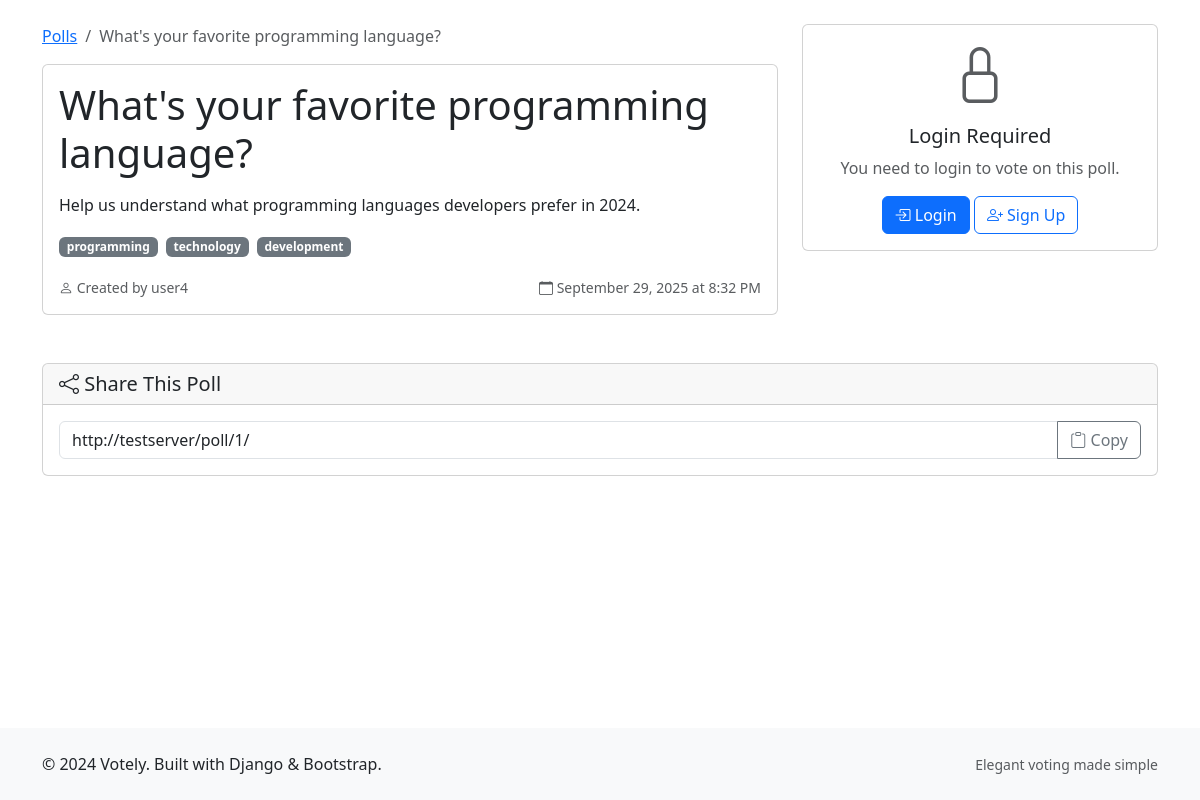
/poll/1/, run on the app's committed database.
### polls/models.py (models this page shows, shortened)
class Poll(models.Model):
    title = models.CharField(max_length=200)
    description = models.TextField()
    created_at = models.DateTimeField(auto_now_add=True)
    updated_at = models.DateTimeField(auto_now=True)
    created_by = models.ForeignKey(User, on_delete=models.CASCADE, related_name='polls')
    is_active = models.BooleanField(default=True)
    tags = TaggableManager(blank=True)
    objects = models.Manager()
    class Meta:
        ordering = ['-created_at']
    @property
    def total_votes(self):
        return sum(choice.vote_count for choice in self.choices.all())
    def get_results(self):
        total = self.total_votes
        results = []
        for choice in self.choices.all():
            count = choice.vote_count
            percentage = (count / total * 100) if total > 0 else 0
            results.append({
                'choice': choice,
                'count': count,
                'percentage': round(percentage, 1)
            })
        return results

### polls/views.py (the view)
# urls.py: path('poll/<int:pk>/', views.PollDetailView.as_view(), name='detail'),
class PollDetailView(DetailView):
    model = Poll
    template_name = 'polls/poll_detail.html'
    context_object_name = 'poll'
    def get_queryset(self):
        return Poll.objects.filter(is_active=True).prefetch_related('choices')
    def get_context_data(self, **kwargs):
        context = super().get_context_data(**kwargs)
        poll = self.object
        if self.request.user.is_authenticated:
            context['vote_form'] = VoteForm(poll=poll, user=self.request.user)
            context['user_vote'] = poll.user_vote(self.request.user)
        context['results'] = poll.get_results()
        return context

### polls/voting.py (called while the page is built)
    def for_object(self, obj):
        content_type = ContentType.objects.get_for_model(obj)
        return self.filter(content_type=content_type, object_id=obj.pk)

    @property
    def vote_count(self):
        return Vote.objects.for_object(self).count()

### templates/polls/poll_detail.html (shortened to what this page needs)
{% extends 'base.html' %}
{% load component_tags %}
{% block content %}
<div class="row" data-poll-id="{{ poll.pk }}">
    <div class="col-lg-8">
        <nav aria-label="breadcrumb">
            <ol class="breadcrumb">
                <li class="breadcrumb-item"><a href="{% url 'polls:list' %}">Polls</a></li>
                <li class="breadcrumb-item active">{{ poll.title|truncatechars:50 }}</li>
            </ol>
        </nav>
        <div class="card">
            <div class="card-body">
                <h1 class="card-title">{{ poll.title }}</h1>
                <p class="card-text">{{ poll.description|linebreaks }}</p>
                {% if poll.tags.all %}
                <div class="tag-list mb-3">
                    {% for tag in poll.tags.all %}
                        <a href="{% url 'polls:list' %}?tags={{ tag.name }}" class="badge bg-secondary text-decoration-none">
                            {{ tag.name }}
                        </a>
                    {% endfor %}
                </div>
                {% endif %}
                <div class="d-flex justify-content-between align-items-center text-muted">
                    <small>
                        <i class="bi bi-person"></i> Created by {{ poll.created_by.username }}
                    </small>
                    <small>
                        <i class="bi bi-calendar"></i> {{ poll.created_at|date:"F d, Y \a\\t g:i A" }}
                    </small>
                </div>
            </div>
        </div>
    </div>
    <div class="col-lg-4">
        {% if user.is_authenticated %}
            {% component "vote_form" form=vote_form poll=poll user_vote=user_vote / %}
        {% else %}
            <div class="card">
                <div class="card-body text-center">
                    <i class="bi bi-lock display-4 text-muted"></i>
                    <h5 class="mt-3">Login Required</h5>
                    <p class="text-muted">You need to login to vote on this poll.</p>
                    <a href="{% url 'account_login' %}?next={{ request.get_full_path }}" class="btn btn-primary">
                        <i class="bi bi-box-arrow-in-right"></i> Login
                    </a>
                    <a href="{% url 'account_signup' %}" class="btn btn-outline-primary">
                        <i class="bi bi-person-plus"></i> Sign Up
                    </a>
                </div>
            </div>
        {% endif %}
    </div>
</div>
<div class="row mt-4">
    <div class="col-12">
        <div class="card">
            <div class="card-header">
                <h5 class="mb-0"><i class="bi bi-share"></i> Share This Poll</h5>
            </div>
            <div class="card-body">
                <div class="input-group">
                    <input type="text" class="form-control"
                           value="{{ request.build_absolute_uri }}"
                           id="share-url" readonly>
                    <button class="btn btn-outline-secondary"
                            onclick="copyToClipboard()"
                            id="copy-btn">
                        <i class="bi bi-clipboard"></i> Copy
                    </button>
                </div>
            </div>
        </div>
    </div>
</div>
{% endblock %}

### templates/base.html (shortened to what this page needs)
{% load django_bootstrap5 %}
{% load component_tags %}
<!DOCTYPE html>
<html lang="en">
<head>
    {% bootstrap_css %}
    <link href="https://cdn.jsdelivr.net/npm/bootstrap-icons@1.11.3/font/bootstrap-icons.css" rel="stylesheet">
</head>
<body>
    <main class="flex-shrink-0">
        <div class="container mt-4">
            {% block content %}{% endblock %}
        </div>
    </main>
    <footer class="footer py-4 mt-5">
        <div class="container">
            <div class="row">
                <div class="col-md-6">
                    <p class="mb-0">&copy; 2024 Votely. Built with Django & Bootstrap.</p>
                </div>
                <div class="col-md-6 text-end">
                    <small class="text-muted">
                        Elegant voting made simple
                    </small>
                </div>
            </div>
        </div>
    </footer>
</body>
</html>

### templates/base.html (style rules this page uses)
.tag-list .badge { margin-right: 0.25rem; margin-bottom: 0.25rem; }
.footer { background-color: #f8f9fa; margin-top: auto; }
body { display: flex; flex-direction: column; min-height: 100vh; }
main { flex: 1; }

### data on the page
Poll: title "What's your favorite programming language?", description "Help us understand what programming languages developers prefer in 2024.", created_by.username "user4", created_at "September 29, 2025 at 8:32 PM"
Tag: name "programming"
Tag: name "technology"
Tag: name "development"
